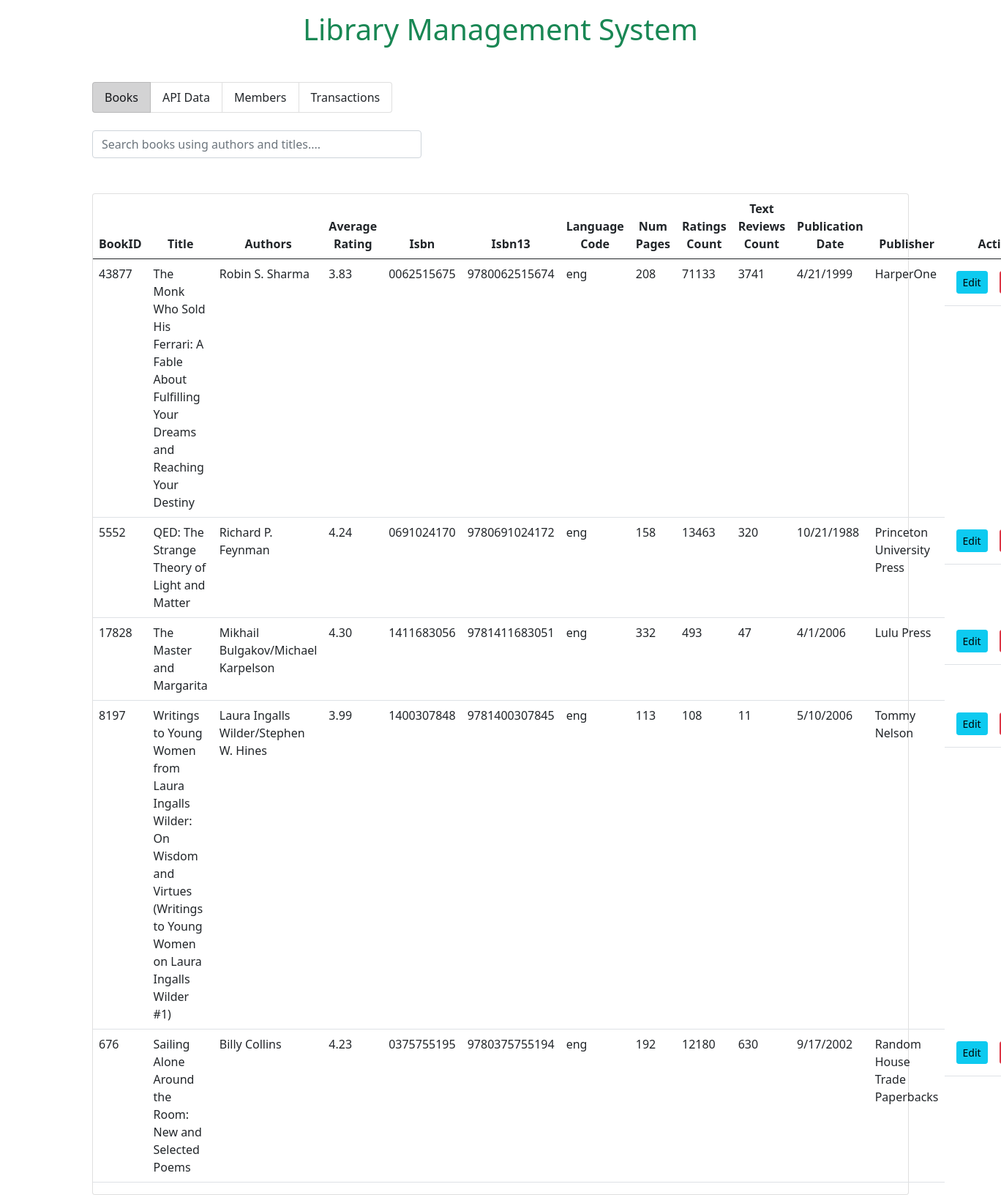
The page / on the database its author committed.
### app/models.py (models this page shows, shortened)
class Book(models.Model):
    bookid = models.CharField(max_length=255)
    title = models.CharField(max_length=255)
    author = models.CharField(max_length=255)
    Average_Rating = models.CharField(max_length=255)
    isbn = models.CharField(max_length=20)
    Isbn13 = models.CharField(max_length=20)
    Language_Code = models.CharField(max_length=255, blank=True)
    Num_page = models.PositiveIntegerField(null=True, blank=True)
    Ratings_Count = models.PositiveIntegerField(null=True, blank=True)
    Text_Reviews_Count = models.PositiveIntegerField(null=True, blank=True)
    Publication_Date = models.CharField(null=True, blank=True, max_length=220)
    publisher = models.CharField(max_length=255, blank=True)
    Actions = models.CharField(max_length=225, blank=True)

### app/views.py (the view)
# urls.py: path('', Index, name='index'),
def Index(request):
    data = Book.objects.all()
    return render(request, 'index.html', {'data':data})

### app/templates/index.html (shortened to what this page needs)
<!doctype html>
<html lang="en">
<head>
    <link href="https://cdn.jsdelivr.net/npm/bootstrap@5.0.2/dist/css/bootstrap.min.css" rel="stylesheet"
>
</head>
<body>
    <div class="container mt-3" style="width: 80rem;">
        <h1 class="text-success text-center">Library Management System</h1>
        <ul class="list-group list-group-horizontal mb-3 mt-5">
            <a href="/" class="list-group-item list-group-item-dark">Books</a>
            <a href="{% url 'apidata' %}" class="list-group-item">API Data</a>
            <a href="{% url 'members' %}" class="list-group-item">Members</a>
            <a href="{% url 'transaction' %}" class="list-group-item">Transactions</a>
        </ul>
        <form action="{% url 'SearchBooks' %}" method="GET" class="mt-4 mb-3">
            <input type="search" name="q" value="{{query}}" placeholder="Search books using authors and titles...."
                class="form-control" style="width: 450px;">
        </form>
        <div class="card mt-5">
            <table class="table">
                <thead>
                    <tr>
                        <th scope="col" class="text-center">BookID</th>
                        <th scope="col" class="text-center">Title</th>
                        <th scope="col" class="text-center">Authors</th>
                        <th scope="col" class="text-center">Average Rating</th>
                        <th scope="col" class="text-center">Isbn</th>
                        <th scope="col" class="text-center">Isbn13</th>
                        <th scope="col" class="text-center">Language Code</th>
                        <th scope="col" class="text-center">Num Pages</th>
                        <th scope="col" class="text-center">Ratings Count</th>
                        <th scope="col" class="text-center">Text Reviews Count</th>
                        <th scope="col" class="text-center">Publication Date</th>
                        <th scope="col" class="text-center">Publisher</th>
                        <th scope="col" class="text-center">Actions</th>
                    </tr>
                </thead>
                <tbody>
                    {% for dt in data %}
                    <tr>
                        <td>{{dt.bookid}}</td>
                        <td>{{dt.title}}</td>
                        <td>{{dt.author}}</td>
                        <td>{{dt.Average_Rating}}</td>
                        <td>{{dt.isbn}}</td>
                        <td>{{dt.Isbn13}}</td>
                        <td>{{dt.Language_Code}}</td>
                        <td>{{dt.Num_page}}</td>
                        <td>{{dt.Ratings_Count}}</td>
                        <td>{{dt.Text_Reviews_Count}}</td>
                        <td>{{dt.Publication_Date}}</td>
                        <td>{{dt.publisher}}</td>
                        <td class="d-flex">
                            <a class="btn btn-info btn-sm m-2" data-bs-toggle="modal"
                                href="#EditBooksModalToggle-{{dt.pk}}" role="button">Edit</a>
                            <form action="{% url 'BookDelete' %}" method="POST">
                                <input type="submit" class="btn btn-danger btn-sm m-2" value="Delete">
                            </form>
                        </td>
                    </tr>
                    {% endfor %}
                </tbody>
            </table>
        </div>
    </div>
</body>
</html>

### rows shown on the page
Book: bookid "43877", title "The Monk Who Sold His Ferrari: A Fable About Fulfilling Your Dreams and Reaching Your Destiny", author "Robin S. Sharma", Average_Rating "3.83", isbn "0062515675", Isbn13 "9780062515674", Language_Code "eng", Num_page "208", Ratings_Count "71133", Text_Reviews_Count "3741", Publication_Date "4/21/1999", publisher "HarperOne"
Book: bookid "5552", title "QED: The Strange Theory of Light and Matter", author "Richard P. Feynman", Average_Rating "4.24", isbn "0691024170", Isbn13 "9780691024172", Language_Code "eng", Num_page "158", Ratings_Count "13463", Text_Reviews_Count "320", Publication_Date "10/21/1988", publisher "Princeton University Press"
Book: bookid "17828", title "The Master and Margarita", author "Mikhail Bulgakov/Michael Karpelson", Average_Rating "4.30", isbn "1411683056", Isbn13 "9781411683051", Language_Code "eng", Num_page "332", Ratings_Count "493", Text_Reviews_Count "47", Publication_Date "4/1/2006", publisher "Lulu Press"
Book: bookid "8197", title "Writings to Young Women from Laura Ingalls Wilder: On Wisdom and Virtues (Writings to Young Women on Laura Ingalls Wilder #1)", author "Laura Ingalls Wilder/Stephen W. Hines", Average_Rating "3.99", isbn "1400307848", Isbn13 "9781400307845", Language_Code "eng", Num_page "113", Ratings_Count "108", Text_Reviews_Count "11", Publication_Date "5/10/2006", publisher "Tommy Nelson"
Book: bookid "676", title "Sailing Alone Around the Room: New and Selected Poems", author "Billy Collins", Average_Rating "4.23", isbn "0375755195", Isbn13 "9780375755194", Language_Code "eng", Num_page "192", Ratings_Count "12180", Text_Reviews_Count "630", Publication_Date "9/17/2002", publisher "Random House Trade Paperbacks"
